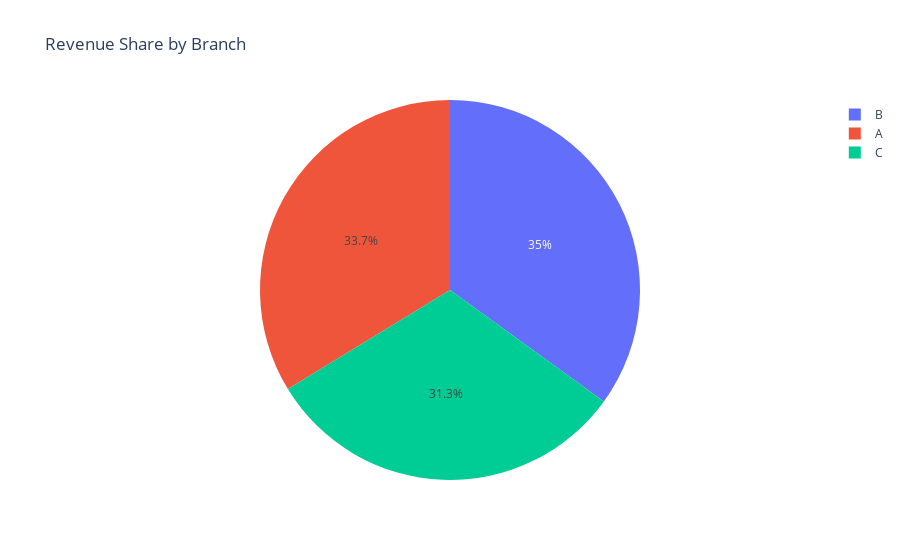

The notebook cell saved with this chart:
### Code cell
# Interactive Plot using Plotly
!pip install plotly
fig = px.pie(data, names='Branch', values='Revenue', title='Revenue Share by Branch')
fig.show()

### Figure 1 — Plotly figure (JSON) as saved in the notebook; plotly's stock layout.template omitted (floating-point values rounded to 4 significant figures; data arrays with more than 128 entries replaced by an {"elided": "..."} marker saying what was removed)
{"data": [{"domain": {"x": [0, 1], "y": [0, 1]}, "hovertemplate": "Branch=%{label}<br>Revenue=%{value}<extra></extra>", "labels": {"elided": "1000 str values"}, "legendgroup": "", "name": "", "showlegend": true, "type": "pie", "values": {"elided": "1000 float values"}}], "layout": {"autosize": true, "legend": {"tracegroupgap": 0}, "title": {"text": "Revenue Share by Branch"}}}
